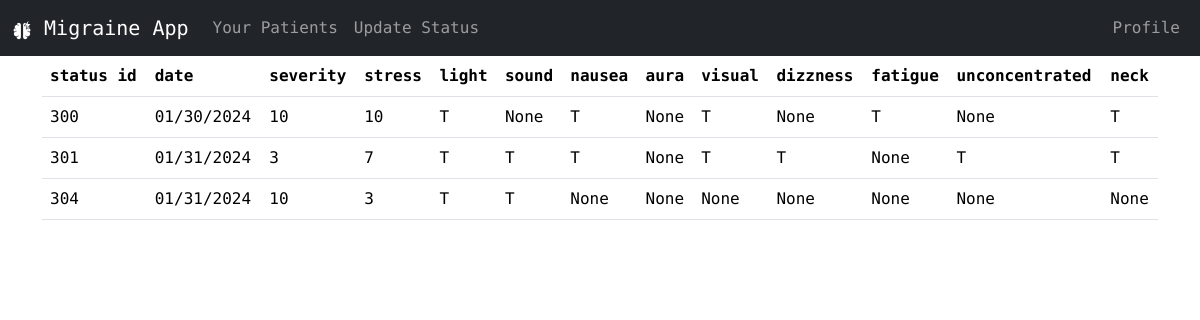
Screenshot of /user_details/100 (signed in) with the database file from the repository.
### website/models.py (models this page shows)
class Status(db.Model):
    id = db.Column(db.Integer, primary_key=True, autoincrement=True)
    date = db.Column(db.String(150))
    severity = db.Column(db.Integer)
    stress = db.Column(db.Integer)
    light = db.Column(db.String(1))
    sound = db.Column(db.String(1))
    nausea = db.Column(db.String(1))
    aura = db.Column(db.String(1))
    visual = db.Column(db.String(1))
    dizzness = db.Column(db.String(1))
    fatigue = db.Column(db.String(1))
    unconcentrated = db.Column(db.String(1))
    neck = db.Column(db.String(1))
    user_id = db.Column(db.Integer, db.ForeignKey("user.id"))

### website/views.py (the view)
@views.route("/user_details/<int:user_id>")
@login_required
def user_details(user_id):
    print(user_id)
    if user_id:
        status_details = (
            db.session.query(
                Status.id,
                Status.date,
                Status.severity,
                Status.stress,
                Status.light,
                Status.sound,
                Status.nausea,
                Status.aura,
                Status.visual,
                Status.dizzness,
                Status.fatigue,
                Status.unconcentrated,
                Status.neck
            ).filter(
                Status.user_id == user_id
            ).all()
        )
        for i in status_details:
            print(i)
        return render_template("user_details.html", status_details=status_details)
    else:
        flash("User not found", "error")
        return redirect(url_for("views.care_home"))

### website/__init__.py (called while the page is built)
def create_app():
    app = Flask(__name__)
    app.config["SECRET_KEY"] = "heisenberg"
    app.config["SQLALCHEMY_DATABASE_URI"] = f"sqlite:///{DB_NAME}"
    db.init_app(app)
    from .views import views
    from .auth import auth
    app.register_blueprint(views, url_prefix="/")
    app.register_blueprint(auth, url_prefix="/")
    from .models import User, Caretaker, Admin
    create_database(app)
    login_manager = LoginManager()
    login_manager.login_view = "auth.login"
    login_manager.login_message = "User needs to be logged in to view this page"
    login_manager.login_message_category = "error"
    login_manager.init_app(app)
    @login_manager.user_loader
    def load_user(email):
        u = User.query.get(email)
        c = Caretaker.query.get(email)
        a = Admin.query.get(email)
        return u or c or a
    return app

### website/templates/user_details.html
{% extends "care_base.html" %}
{% block body %}
    <table class="table ">
        <thead class="thead-dark">
            <tr>
                <th scope="col">status id</th>
                <th scope="col">date</th>
                <th scope="col">severity</th>
                <th scope="col">stress</th>
                <th scope="col">light</th>
                <th scope="col">sound</th>
                <th scope="col">nausea</th>
                <th scope="col">aura</th>
                <th scope="col">visual</th>
                <th scope="col">dizzness</th>
                <th scope="col">fatigue</th>
                <th scope="col">unconcentrated</th>
                <th scope="col">neck</th>
                </tr>
        </thead>
        <tbody>
            {% for i in status_details %}
                <tr>
                    <td>{{ i[0] }}</th>
                    <td>{{ i[1] }}</td>
                    <td>{{ i[2] }}</td>
                    <td>{{ i[3] }}</td>
                    <td>{{ i[4] }}</td>
                    <td>{{ i[5] }}</td>
                    <td>{{ i[6] }}</td>
                    <td>{{ i[7] }}</td>
                    <td>{{ i[8] }}</td>
                    <td>{{ i[9] }}</td>
                    <td>{{ i[10] }}</td>
                    <td>{{ i[11] }}</td>
                    <td>{{ i[12] }}</td>
                </tr>
            {% endfor %}
        </tbody>
    </table>
{% endblock %}

### rows the page displays
Status: id "300", date "01/30/2024", severity "10", stress "10", light "T", i "None", nausea "T", visual "T", fatigue "T", neck "T"
Status: id "301", date "01/31/2024", severity "3", stress "7", light "T", sound "T", nausea "T", i "None", visual "T", dizzness "T", unconcentrated "T", neck "T"
Status: id "304", date "01/31/2024", severity "10", stress "3", light "T", sound "T", i "None"
